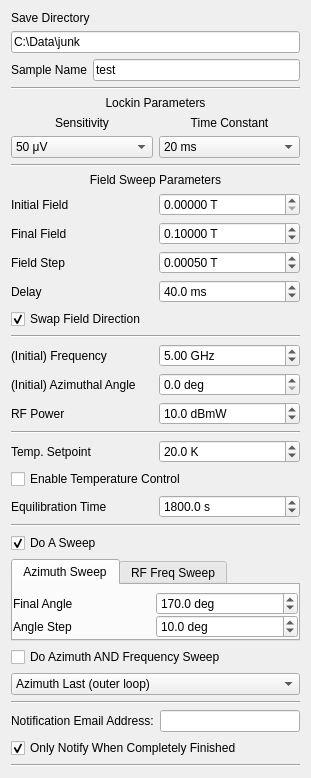
<?xml version="1.0" encoding="UTF-8"?>
<ui version="4.0">
 <class>Form</class>
 <widget class="QWidget" name="Form">
  <property name="geometry">
   <rect>
    <x>0</x>
    <y>0</y>
    <width>311</width>
    <height>731</height>
   </rect>
  </property>
  <property name="windowTitle">
   <string>Form</string>
  </property>
  <layout class="QVBoxLayout" name="verticalLayout">
   <item>
    <layout class="QGridLayout" name="save_params">
     <item row="2" column="0">
      <widget class="QLabel" name="label_12">
       <property name="enabled">
        <bool>true</bool>
       </property>
       <property name="text">
        <string>Sample Name</string>
       </property>
      </widget>
     </item>
     <item row="2" column="1">
      <widget class="QLineEdit" name="sample_name">
       <property name="text">
        <string>test</string>
       </property>
       <property name="placeholderText">
        <string>test</string>
       </property>
      </widget>
     </item>
     <item row="1" column="0" colspan="2">
      <widget class="QLineEdit" name="save_dir">
       <property name="text">
        <string>C:\Data\junk</string>
       </property>
       <property name="placeholderText">
        <string>C:\Users\</string>
       </property>
      </widget>
     </item>
     <item row="0" column="0" colspan="2">
      <widget class="QLabel" name="label_8">
       <property name="text">
        <string>Save Directory</string>
       </property>
      </widget>
     </item>
    </layout>
   </item>
   <item>
    <widget class="Line" name="line_3">
     <property name="orientation">
      <enum>Qt::Horizontal</enum>
     </property>
    </widget>
   </item>
   <item>
    <layout class="QGridLayout" name="lockin_params">
     <item row="2" column="0">
      <widget class="QComboBox" name="sensitivity">
       <property name="editable">
        <bool>false</bool>
       </property>
       <property name="currentIndex">
        <number>14</number>
       </property>
       <item>
        <property name="text">
         <string>0 V</string>
        </property>
       </item>
       <item>
        <property name="text">
         <string>2 nV</string>
        </property>
       </item>
       <item>
        <property name="text">
         <string>5 nV</string>
        </property>
       </item>
       <item>
        <property name="text">
         <string>10 nV</string>
        </property>
       </item>
       <item>
        <property name="text">
         <string>20 nV</string>
        </property>
       </item>
       <item>
        <property name="text">
         <string>50 nV</string>
        </property>
       </item>
       <item>
        <property name="text">
         <string>100 nV</string>
        </property>
       </item>
       <item>
        <property name="text">
         <string>200 nV</string>
        </property>
       </item>
       <item>
        <property name="text">
         <string>500 nV</string>
        </property>
       </item>
       <item>
        <property name="text">
         <string>1 μV</string>
        </property>
       </item>
       <item>
        <property name="text">
         <string>2 μV</string>
        </property>
       </item>
       <item>
        <property name="text">
         <string>5 μV</string>
        </property>
       </item>
       <item>
        <property name="text">
         <string>10 μV</string>
        </property>
       </item>
       <item>
        <property name="text">
         <string>20 μV</string>
        </property>
       </item>
       <item>
        <property name="text">
         <string>50 μV</string>
        </property>
       </item>
       <item>
        <property name="text">
         <string>100 μV</string>
        </property>
       </item>
       <item>
        <property name="text">
         <string>200 μV</string>
        </property>
       </item>
       <item>
        <property name="text">
         <string>500 μV</string>
        </property>
       </item>
       <item>
        <property name="text">
         <string>1 mV</string>
        </property>
       </item>
       <item>
        <property name="text">
         <string>2 mV</string>
        </property>
       </item>
       <item>
        <property name="text">
         <string>5 mV</string>
        </property>
       </item>
       <item>
        <property name="text">
         <string>10 mV</string>
        </property>
       </item>
       <item>
        <property name="text">
         <string>20 mV</string>
        </property>
       </item>
       <item>
        <property name="text">
         <string>50 mV</string>
        </property>
       </item>
       <item>
        <property name="text">
         <string>100 mV</string>
        </property>
       </item>
       <item>
        <property name="text">
         <string>200 mV</string>
        </property>
       </item>
       <item>
        <property name="text">
         <string>500 mV</string>
        </property>
       </item>
       <item>
        <property name="text">
         <string>1 V</string>
        </property>
       </item>
      </widget>
     </item>
     <item row="1" column="1">
      <widget class="QLabel" name="label_3">
       <property name="text">
        <string>Time Constant</string>
       </property>
       <property name="alignment">
        <set>Qt::AlignCenter</set>
       </property>
      </widget>
     </item>
     <item row="1" column="0">
      <widget class="QLabel" name="label_2">
       <property name="text">
        <string>Sensitivity</string>
       </property>
       <property name="alignment">
        <set>Qt::AlignCenter</set>
       </property>
      </widget>
     </item>
     <item row="2" column="1">
      <widget class="QComboBox" name="time_constant">
       <property name="currentText">
        <string>20 ms</string>
       </property>
       <property name="currentIndex">
        <number>9</number>
       </property>
       <item>
        <property name="text">
         <string>10 μs</string>
        </property>
       </item>
       <item>
        <property name="text">
         <string>20 μs</string>
        </property>
       </item>
       <item>
        <property name="text">
         <string>40 μs</string>
        </property>
       </item>
       <item>
        <property name="text">
         <string>80 μs</string>
        </property>
       </item>
       <item>
        <property name="text">
         <string>160 μs</string>
        </property>
       </item>
       <item>
        <property name="text">
         <string>320 μs</string>
        </property>
       </item>
       <item>
        <property name="text">
         <string>640 μs</string>
        </property>
       </item>
       <item>
        <property name="text">
         <string>5 ms</string>
        </property>
       </item>
       <item>
        <property name="text">
         <string>10 ms</string>
        </property>
       </item>
       <item>
        <property name="text">
         <string>20 ms</string>
        </property>
       </item>
       <item>
        <property name="text">
         <string>50 ms</string>
        </property>
       </item>
       <item>
        <property name="text">
         <string>100 ms</string>
        </property>
       </item>
       <item>
        <property name="text">
         <string>200 ms</string>
        </property>
       </item>
       <item>
        <property name="text">
         <string>500 ms</string>
        </property>
       </item>
       <item>
        <property name="text">
         <string>1 s</string>
        </property>
       </item>
       <item>
        <property name="text">
         <string>2 s</string>
        </property>
       </item>
       <item>
        <property name="text">
         <string>5 s</string>
        </property>
       </item>
       <item>
        <property name="text">
         <string>10 s</string>
        </property>
       </item>
       <item>
        <property name="text">
         <string>20 s</string>
        </property>
       </item>
       <item>
        <property name="text">
         <string>50 s</string>
        </property>
       </item>
       <item>
        <property name="text">
         <string>100 s</string>
        </property>
       </item>
       <item>
        <property name="text">
         <string>200 s</string>
        </property>
       </item>
       <item>
        <property name="text">
         <string>500 s</string>
        </property>
       </item>
       <item>
        <property name="text">
         <string>1 ks</string>
        </property>
       </item>
       <item>
        <property name="text">
         <string>2 ks</string>
        </property>
       </item>
       <item>
        <property name="text">
         <string>5 ks</string>
        </property>
       </item>
       <item>
        <property name="text">
         <string>10 ks</string>
        </property>
       </item>
       <item>
        <property name="text">
         <string>20 ks</string>
        </property>
       </item>
       <item>
        <property name="text">
         <string>50 ks</string>
        </property>
       </item>
      </widget>
     </item>
     <item row="0" column="0" colspan="2">
      <widget class="QLabel" name="label_7">
       <property name="text">
        <string>Lockin Parameters</string>
       </property>
       <property name="alignment">
        <set>Qt::AlignCenter</set>
       </property>
      </widget>
     </item>
    </layout>
   </item>
   <item>
    <widget class="Line" name="line_2">
     <property name="orientation">
      <enum>Qt::Horizontal</enum>
     </property>
    </widget>
   </item>
   <item>
    <layout class="QGridLayout" name="field_params">
     <item row="3" column="1">
      <widget class="QDoubleSpinBox" name="field_end">
       <property name="suffix">
        <string> T</string>
       </property>
       <property name="decimals">
        <number>5</number>
       </property>
       <property name="minimum">
        <double>0.000000000000000</double>
       </property>
       <property name="maximum">
        <double>0.400000000000000</double>
       </property>
       <property name="singleStep">
        <double>0.000010000000000</double>
       </property>
       <property name="value">
        <double>0.100000000000000</double>
       </property>
      </widget>
     </item>
     <item row="3" column="0">
      <widget class="QLabel" name="label_5">
       <property name="text">
        <string>Final Field</string>
       </property>
      </widget>
     </item>
     <item row="2" column="1">
      <widget class="QDoubleSpinBox" name="field_start">
       <property name="suffix">
        <string> T</string>
       </property>
       <property name="decimals">
        <number>5</number>
       </property>
       <property name="minimum">
        <double>0.000000000000000</double>
       </property>
       <property name="maximum">
        <double>0.400000000000000</double>
       </property>
       <property name="singleStep">
        <double>0.000010000000000</double>
       </property>
      </widget>
     </item>
     <item row="2" column="0">
      <widget class="QLabel" name="label_4">
       <property name="text">
        <string>Initial Field</string>
       </property>
      </widget>
     </item>
     <item row="4" column="1">
      <widget class="QDoubleSpinBox" name="field_step">
       <property name="suffix">
        <string> T</string>
       </property>
       <property name="decimals">
        <number>5</number>
       </property>
       <property name="minimum">
        <double>0.000000000000000</double>
       </property>
       <property name="maximum">
        <double>0.100000000000000</double>
       </property>
       <property name="singleStep">
        <double>0.000010000000000</double>
       </property>
       <property name="value">
        <double>0.000500000000000</double>
       </property>
      </widget>
     </item>
     <item row="4" column="0">
      <widget class="QLabel" name="label_6">
       <property name="text">
        <string>Field Step</string>
       </property>
      </widget>
     </item>
     <item row="5" column="0">
      <widget class="QLabel" name="label_15">
       <property name="text">
        <string>Delay</string>
       </property>
      </widget>
     </item>
     <item row="1" column="0" colspan="2">
      <widget class="QLabel" name="label">
       <property name="text">
        <string>Field Sweep Parameters</string>
       </property>
       <property name="alignment">
        <set>Qt::AlignCenter</set>
       </property>
      </widget>
     </item>
     <item row="5" column="1">
      <widget class="QDoubleSpinBox" name="delay">
       <property name="suffix">
        <string> ms</string>
       </property>
       <property name="decimals">
        <number>1</number>
       </property>
       <property name="maximum">
        <double>5000.000000000000000</double>
       </property>
       <property name="value">
        <double>40.000000000000000</double>
       </property>
      </widget>
     </item>
    </layout>
   </item>
   <item>
    <widget class="QCheckBox" name="swap_field">
     <property name="text">
      <string>Swap Field Direction</string>
     </property>
     <property name="checked">
      <bool>true</bool>
     </property>
    </widget>
   </item>
   <item>
    <widget class="Line" name="line">
     <property name="orientation">
      <enum>Qt::Horizontal</enum>
     </property>
    </widget>
   </item>
   <item>
    <layout class="QGridLayout" name="initial_params">
     <item row="0" column="0">
      <widget class="QLabel" name="label_29">
       <property name="text">
        <string>(Initial) Frequency</string>
       </property>
      </widget>
     </item>
     <item row="0" column="1">
      <widget class="QDoubleSpinBox" name="freq_start">
       <property name="suffix">
        <string> GHz</string>
       </property>
       <property name="maximum">
        <double>40.000000000000000</double>
       </property>
       <property name="value">
        <double>5.000000000000000</double>
       </property>
      </widget>
     </item>
     <item row="1" column="0">
      <widget class="QLabel" name="label_14">
       <property name="text">
        <string>(Initial) Azimuthal Angle</string>
       </property>
      </widget>
     </item>
     <item row="1" column="1">
      <widget class="QDoubleSpinBox" name="azimuth_start">
       <property name="suffix">
        <string> deg</string>
       </property>
       <property name="decimals">
        <number>1</number>
       </property>
       <property name="maximum">
        <double>290.000000000000000</double>
       </property>
       <property name="singleStep">
        <double>0.500000000000000</double>
       </property>
      </widget>
     </item>
     <item row="2" column="0">
      <widget class="QLabel" name="label_13">
       <property name="text">
        <string>RF Power</string>
       </property>
      </widget>
     </item>
     <item row="2" column="1">
      <widget class="QDoubleSpinBox" name="rf_power">
       <property name="suffix">
        <string> dBmW</string>
       </property>
       <property name="decimals">
        <number>1</number>
       </property>
       <property name="maximum">
        <double>50.000000000000000</double>
       </property>
       <property name="singleStep">
        <double>0.100000000000000</double>
       </property>
       <property name="value">
        <double>10.000000000000000</double>
       </property>
      </widget>
     </item>
    </layout>
   </item>
   <item>
    <widget class="Line" name="line_6">
     <property name="orientation">
      <enum>Qt::Horizontal</enum>
     </property>
    </widget>
   </item>
   <item>
    <layout class="QGridLayout" name="gridLayout">
     <item row="2" column="1">
      <widget class="QDoubleSpinBox" name="temp_eq_time">
       <property name="suffix">
        <string> s</string>
       </property>
       <property name="decimals">
        <number>1</number>
       </property>
       <property name="maximum">
        <double>99999.000000000000000</double>
       </property>
       <property name="value">
        <double>1800.000000000000000</double>
       </property>
      </widget>
     </item>
     <item row="0" column="1">
      <widget class="QDoubleSpinBox" name="temp_setpoint">
       <property name="suffix">
        <string> K</string>
       </property>
       <property name="decimals">
        <number>1</number>
       </property>
       <property name="minimum">
        <double>0.000000000000000</double>
       </property>
       <property name="maximum">
        <double>500.000000000000000</double>
       </property>
       <property name="singleStep">
        <double>0.100000000000000</double>
       </property>
       <property name="value">
        <double>20.000000000000000</double>
       </property>
      </widget>
     </item>
     <item row="0" column="0">
      <widget class="QLabel" name="label_17">
       <property name="text">
        <string>Temp. Setpoint</string>
       </property>
      </widget>
     </item>
     <item row="2" column="0">
      <widget class="QLabel" name="label_16">
       <property name="text">
        <string>Equilibration Time</string>
       </property>
      </widget>
     </item>
     <item row="1" column="0" colspan="2">
      <widget class="QCheckBox" name="control_temp">
       <property name="text">
        <string>Enable Temperature Control</string>
       </property>
      </widget>
     </item>
    </layout>
   </item>
   <item>
    <widget class="Line" name="line_4">
     <property name="orientation">
      <enum>Qt::Horizontal</enum>
     </property>
    </widget>
   </item>
   <item>
    <widget class="QCheckBox" name="do_sweep">
     <property name="text">
      <string>Do A Sweep</string>
     </property>
     <property name="checked">
      <bool>true</bool>
     </property>
    </widget>
   </item>
   <item>
    <widget class="QTabWidget" name="sweep_type_tab">
     <property name="enabled">
      <bool>true</bool>
     </property>
     <property name="sizePolicy">
      <sizepolicy hsizetype="Expanding" vsizetype="Preferred">
       <horstretch>0</horstretch>
       <verstretch>0</verstretch>
      </sizepolicy>
     </property>
     <property name="maximumSize">
      <size>
       <width>304</width>
       <height>16777215</height>
      </size>
     </property>
     <property name="tabPosition">
      <enum>QTabWidget::North</enum>
     </property>
     <property name="currentIndex">
      <number>0</number>
     </property>
     <widget class="QWidget" name="angle_tab">
      <attribute name="title">
       <string>Azimuth Sweep</string>
      </attribute>
      <layout class="QVBoxLayout" name="verticalLayout_5">
       <property name="spacing">
        <number>0</number>
       </property>
       <property name="leftMargin">
        <number>0</number>
       </property>
       <property name="topMargin">
        <number>6</number>
       </property>
       <property name="rightMargin">
        <number>0</number>
       </property>
       <property name="bottomMargin">
        <number>0</number>
       </property>
       <item>
        <layout class="QGridLayout" name="angle_params">
         <item row="0" column="0">
          <widget class="QLabel" name="label_19">
           <property name="text">
            <string>Final Angle</string>
           </property>
          </widget>
         </item>
         <item row="0" column="1">
          <widget class="QDoubleSpinBox" name="azimuth_end">
           <property name="suffix">
            <string> deg</string>
           </property>
           <property name="decimals">
            <number>1</number>
           </property>
           <property name="maximum">
            <double>290.000000000000000</double>
           </property>
           <property name="singleStep">
            <double>0.500000000000000</double>
           </property>
           <property name="value">
            <double>170.000000000000000</double>
           </property>
          </widget>
         </item>
         <item row="1" column="1">
          <widget class="QDoubleSpinBox" name="azimuth_step">
           <property name="suffix">
            <string> deg</string>
           </property>
           <property name="decimals">
            <number>1</number>
           </property>
           <property name="maximum">
            <double>290.000000000000000</double>
           </property>
           <property name="singleStep">
            <double>0.500000000000000</double>
           </property>
           <property name="value">
            <double>10.000000000000000</double>
           </property>
          </widget>
         </item>
         <item row="1" column="0">
          <widget class="QLabel" name="label_9">
           <property name="text">
            <string>Angle Step</string>
           </property>
          </widget>
         </item>
        </layout>
       </item>
      </layout>
     </widget>
     <widget class="QWidget" name="freq_tab">
      <attribute name="title">
       <string>RF Freq Sweep</string>
      </attribute>
      <layout class="QVBoxLayout" name="verticalLayout_8">
       <property name="spacing">
        <number>0</number>
       </property>
       <property name="leftMargin">
        <number>0</number>
       </property>
       <property name="topMargin">
        <number>6</number>
       </property>
       <property name="rightMargin">
        <number>0</number>
       </property>
       <property name="bottomMargin">
        <number>0</number>
       </property>
       <item>
        <layout class="QGridLayout" name="freq_params">
         <item row="0" column="0">
          <widget class="QLabel" name="label_10">
           <property name="text">
            <string>Final Frequency</string>
           </property>
          </widget>
         </item>
         <item row="0" column="1">
          <widget class="QDoubleSpinBox" name="freq_end">
           <property name="suffix">
            <string> GHz</string>
           </property>
           <property name="maximum">
            <double>40.000000000000000</double>
           </property>
           <property name="singleStep">
            <double>0.500000000000000</double>
           </property>
           <property name="value">
            <double>10.000000000000000</double>
           </property>
          </widget>
         </item>
         <item row="1" column="0">
          <widget class="QLabel" name="label_11">
           <property name="text">
            <string>Frequency Step</string>
           </property>
          </widget>
         </item>
         <item row="1" column="1">
          <widget class="QDoubleSpinBox" name="freq_step">
           <property name="suffix">
            <string> GHz</string>
           </property>
           <property name="maximum">
            <double>40.000000000000000</double>
           </property>
           <property name="singleStep">
            <double>0.500000000000000</double>
           </property>
           <property name="value">
            <double>1.000000000000000</double>
           </property>
          </widget>
         </item>
        </layout>
       </item>
      </layout>
     </widget>
    </widget>
   </item>
   <item>
    <layout class="QVBoxLayout" name="multi_sweep_params">
     <item>
      <widget class="QCheckBox" name="do_ang_freq">
       <property name="text">
        <string>Do Azimuth AND Frequency Sweep</string>
       </property>
       <property name="tristate">
        <bool>false</bool>
       </property>
      </widget>
     </item>
     <item>
      <widget class="QComboBox" name="first_sweep">
       <property name="currentText">
        <string>Azimuth Last (outer loop)</string>
       </property>
       <property name="currentIndex">
        <number>0</number>
       </property>
       <item>
        <property name="text">
         <string>Azimuth Last (outer loop)</string>
        </property>
       </item>
       <item>
        <property name="text">
         <string>Frequency Last (outer loop)</string>
        </property>
       </item>
      </widget>
     </item>
    </layout>
   </item>
   <item>
    <widget class="Line" name="line_5">
     <property name="orientation">
      <enum>Qt::Horizontal</enum>
     </property>
    </widget>
   </item>
   <item>
    <layout class="QHBoxLayout" name="horizontalLayout">
     <item>
      <widget class="QLabel" name="label_18">
       <property name="text">
        <string>Notification Email Address:</string>
       </property>
      </widget>
     </item>
     <item>
      <widget class="QLineEdit" name="notify_email"/>
     </item>
    </layout>
   </item>
   <item>
    <widget class="QCheckBox" name="notify_at_end">
     <property name="text">
      <string>Only Notify When Completely Finished</string>
     </property>
     <property name="checked">
      <bool>true</bool>
     </property>
    </widget>
   </item>
   <item>
    <widget class="Line" name="line_7">
     <property name="orientation">
      <enum>Qt::Horizontal</enum>
     </property>
    </widget>
   </item>
  </layout>
 </widget>
 <resources/>
 <connections/>
</ui>
